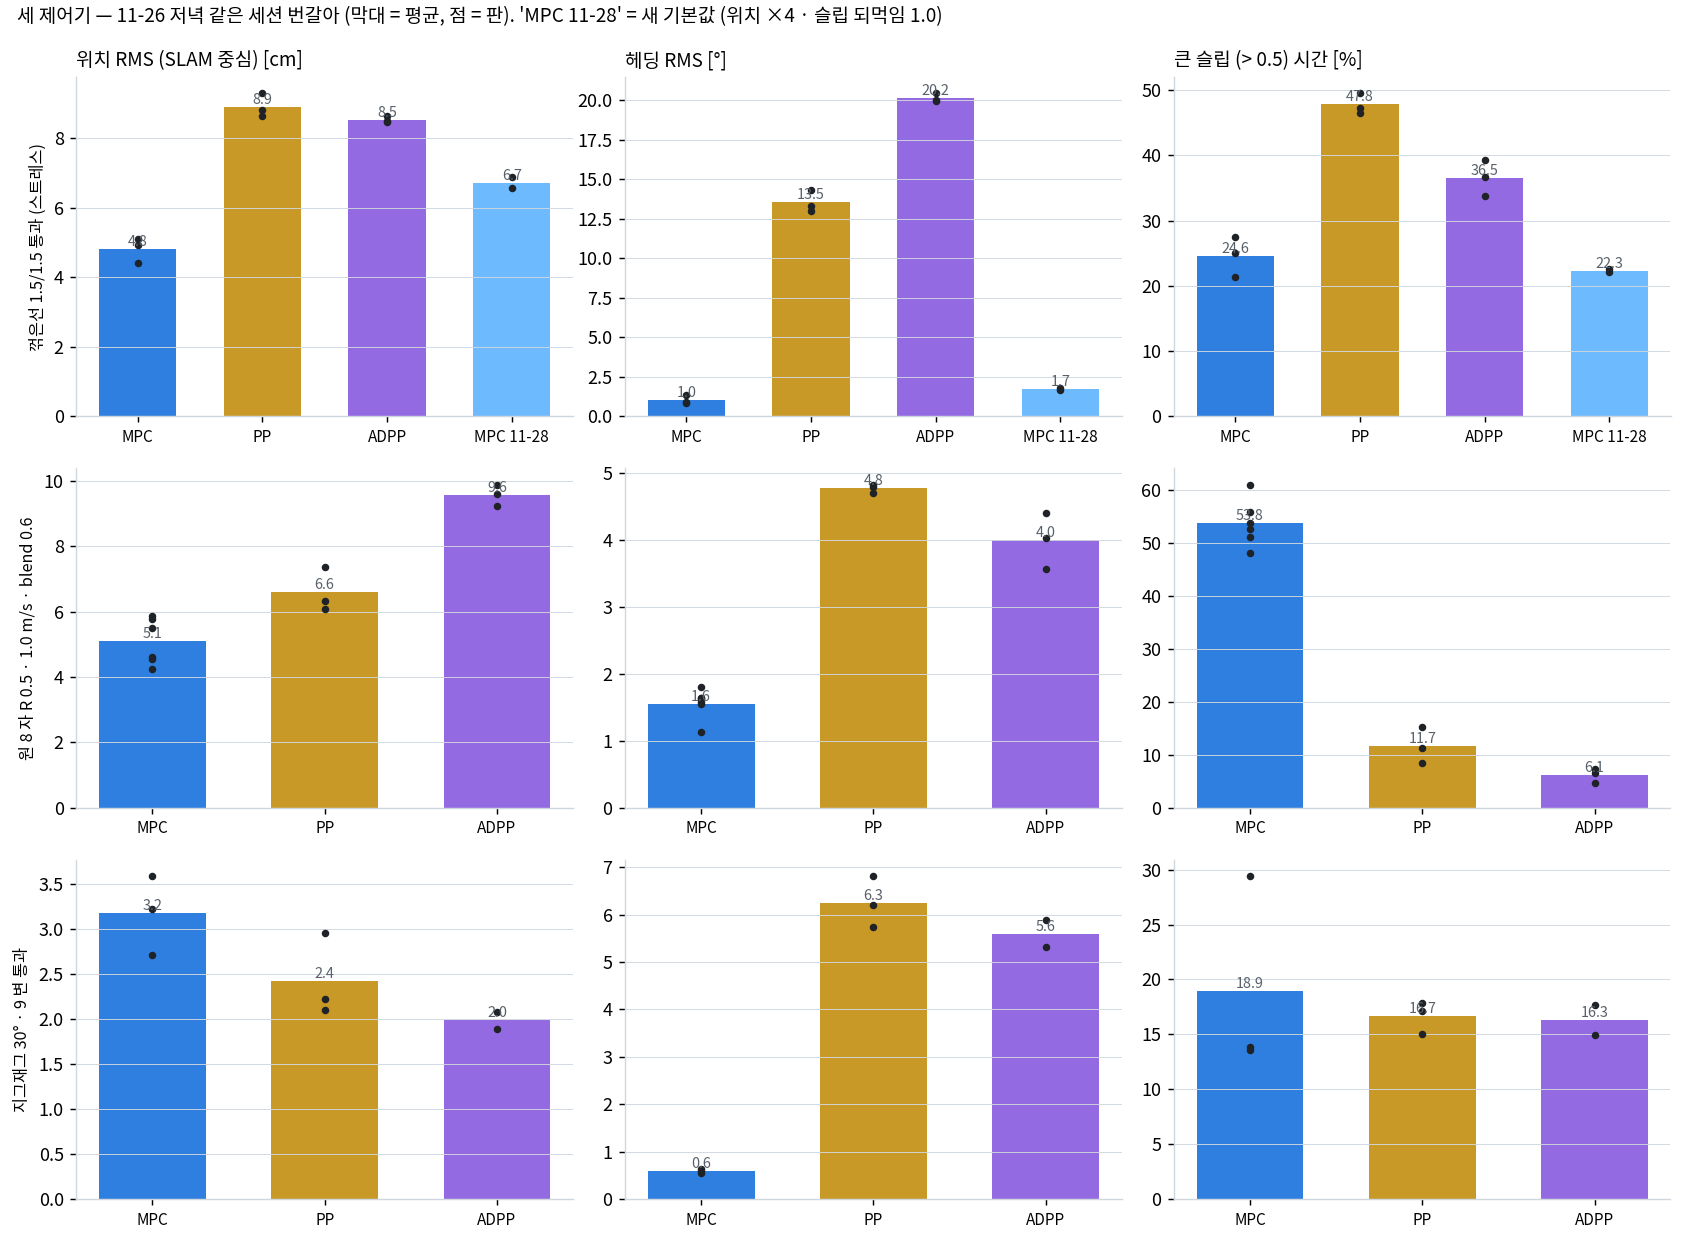

This chart was generated by the following Python code:
"""PP · 어댑티브 PP · MPC 를 같은 잣대로 — 11-26 저녁 같은 세션에서 번갈아 돈 세 시나리오 + 11-28 새 기본값 MPC (꺾은선).
source install/setup.bash 뒤  /usr/bin/python3 three_way.py   → three_way_out.txt (판별), 표 출력, three_way.png
지표 정의는 poly_run.py analyze 그대로 (추정기·SLAM 중심 위치 오차, 진행·옆, 헤딩, 10 Hz LPF 슬립률, 꼭짓점 통과 속력, 모터 명령 떨림).
슬립 되먹임 토픽 (미끄럼 속도) 은 MPC 만 있어 여기서는 안 쓴다."""
import os
import sys
import numpy as np

HERE = os.path.dirname(os.path.abspath(__file__))
sys.argv = sys.argv[:1]
exec(compile(open(os.path.join(HERE, "poly_run.py")).read().split("# ── 글꼴·색")[0], "poly_run_head", "exec"))
import warnings
warnings.filterwarnings("ignore")
import matplotlib
matplotlib.use("Agg")
import matplotlib.pyplot as plt
from matplotlib import font_manager

B26, B28 = "/home/smoc/capston/capston/bags/2026-11-26", "/home/smoc/capston/capston/bags/2026-11-28"
SCEN = {
    "꺾은선 1.5/1.5 통과 (스트레스)": {
        "MPC": ["201259_s2pl_mpc_r1", "201604_s2pl_mpc_r2", "201944_s2pl_mpc_r3"],
        "PP": ["201404_s2pl_pp_r1", "201704_s2pl_pp_r2", "202049_s2pl_pp_r3"],
        "ADPP": ["201501_s2pl_adpp_r1", "201804_s2pl_adpp_r2", "202150_s2pl_adpp_r3"],
        "MPC 11-28": ["155209_stress15", "160322"]},
    "원 8 자 R 0.5 · 1.0 m/s · blend 0.6": {
        "MPC": ["184758_s2_mpc_r1", "184937_s2_mpc_r2", "185209_s2_mpc_r3", "185937_s2_mpc_r4", "190248_s2_mpc_r5", "190352_s2_mpc_r6"],
        "PP": ["185321_s2_pp_r1", "185437_s2_pp_r2", "185532_s2_pp_r3"],
        "ADPP": ["185636_s2_adpp_r1", "185736_s2_adpp_r2", "185834_s2_adpp_r3"]},
    "지그재그 30° · 9 변 통과": {
        "MPC": ["190531_s2zz_mpc_r1", "191148_s2zz_mpc_r2", "200634_s2zz_mpc_r3"],
        "PP": ["190718_s2zz_pp_r1", "195945_s2zz_pp_r2", "200815_s2zz_pp_r3"],
        "ADPP": ["190854_s2zz_adpp_r1", "200337_s2zz_adpp_r2", "200952_s2zz_adpp_r3"]},
}
KEYS = [("pos", "위치 RMS 추정기 cm"), ("slam_pos", "위치 RMS SLAM 중심 cm"), ("pos_max", "위치 최대 cm"), ("along_r", "진행 RMS cm"),
        ("cross_r", "옆 RMS cm"), ("head", "헤딩 RMS °"), ("m50", "큰 슬립 > 0.5 %"), ("m25", "중간 슬립 > 0.25 %"),
        ("vcorner", "꼭짓점 통과 속력 m/s"), ("dtick", "모터 명령 떨림 mN·m")]
out = open(os.path.join(HERE, "three_way_out.txt"), "w")
res = {}
for sc, groups in SCEN.items():
    res[sc] = {}
    for g, names in groups.items():
        rows = []
        for n in names:
            p = os.path.join(B28 if g.endswith("11-28") else B26, n)
            try:
                r = analyze(p)
            except Exception as e:
                print(f"{n}: 실패 {type(e).__name__} {e}", file=out); continue
            rows.append(r)
            print(f"[{sc} · {g}] {n}: 무장 {r['armed']:.1f} s · 끝까지 {'예' if r['done'] else '아니오'} · fault {r['faults'] or '없음'} · "
                  + " · ".join(f"{lab} {r[k]:.2f}" for k, lab in KEYS), file=out)
        res[sc][g] = rows
out.close()


def agg(rows, k):
    v = np.array([r[k] for r in rows], float); v = v[np.isfinite(v)]
    return (v.mean(), v.min(), v.max(), len(v)) if len(v) else (np.nan, np.nan, np.nan, 0)


for sc, groups in res.items():
    print(f"\n## {sc}")
    gs = list(groups)
    print("| 지표 | " + " | ".join(f"{g} ({len(groups[g])} 판)" for g in gs) + " |")
    print("|---|" + "---|" * len(gs))
    for k, lab in KEYS:
        cells = []
        for g in gs:
            m, lo, hi, n = agg(groups[g], k)
            cells.append("-" if n == 0 else (f"{m:.2f} ({lo:.2f}~{hi:.2f})" if k == "vcorner" else f"{m:.1f} ({lo:.1f}~{hi:.1f})"))
        print(f"| {lab} | " + " | ".join(cells) + " |")
    print("| 끝까지 / fault | " + " | ".join(f"{sum(r['done'] for r in groups[g])}/{len(groups[g])} · {sum(bool(r['faults']) for r in groups[g])}" for g in gs) + " |")

# 그림: 시나리오 × (위치 RMS SLAM, 헤딩 RMS, 큰 슬립) 막대 + 판 점
fp = [f for f in font_manager.findSystemFonts() if "NotoSansCJK" in f and "Regular" in f]
if fp:
    font_manager.fontManager.addfont(fp[0]); plt.rcParams["font.family"] = font_manager.FontProperties(fname=fp[0]).get_name()
plt.rcParams.update({"axes.unicode_minus": False, "font.size": 10, "axes.spines.top": False, "axes.spines.right": False, "axes.edgecolor": "#d0d7de"})
COL = {"MPC": "#0969da", "PP": "#bf8700", "ADPP": "#8250df", "MPC 11-28": "#54aeff"}
show = [("slam_pos", "위치 RMS (SLAM 중심) [cm]"), ("head", "헤딩 RMS [°]"), ("m50", "큰 슬립 (> 0.5) 시간 [%]")]
fig, axs = plt.subplots(len(res), len(show), figsize=(13, 3.2 * len(res)))
for i, (sc, groups) in enumerate(res.items()):
    for j, (k, lab) in enumerate(show):
        ax = axs[i, j]; gs = list(groups)
        for x, g in enumerate(gs):
            v = [r[k] for r in groups[g] if np.isfinite(r[k])]
            ax.bar(x, np.mean(v) if v else 0, color=COL[g], width=0.62, alpha=0.85)
            ax.scatter([x] * len(v), v, color="#1f2328", s=10, zorder=3)
            ax.text(x, (np.mean(v) if v else 0), f"{np.mean(v):.1f}" if v else "-", ha="center", va="bottom", fontsize=8, color="#57606a")
        ax.set_xticks(range(len(gs))); ax.set_xticklabels(gs, fontsize=8.5); ax.grid(axis="y", color="#d0d7de", lw=0.5)
        if i == 0:
            ax.set_title(lab, loc="left", fontsize=10.5)
        if j == 0:
            ax.set_ylabel(sc, fontsize=9)
fig.text(0.01, 0.995, "세 제어기 — 11-26 저녁 같은 세션 번갈아 (막대 = 평균, 점 = 판). 'MPC 11-28' = 새 기본값 (위치 ×4 · 슬립 되먹임 1.0)", fontsize=10.5, va="top")
fig.tight_layout(rect=(0, 0, 1, 0.975)); fig.savefig(os.path.join(HERE, "three_way.png"), dpi=130); plt.close(fig)
print("\n그림:", os.path.join(HERE, "three_way.png"), "· 판별:", os.path.join(HERE, "three_way_out.txt"))
